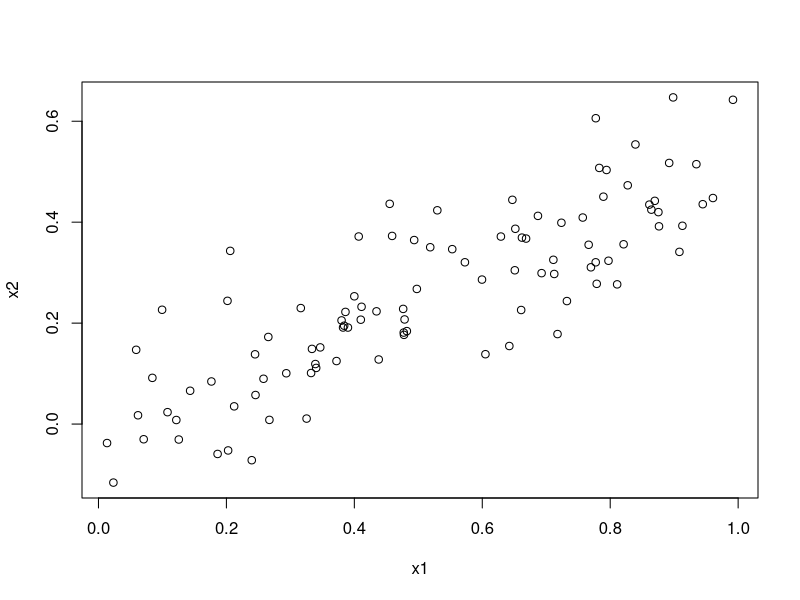

This chart was generated by the following R code:
## ---- chunk 1
set.seed(1)
x1 = runif(100)
x2 = (0.5 * x1) + rnorm(100)/10

# Create a linear model in which y is a function of x1 and x2.
y = 2 + (2 * x1) + (0.3 * x2) + rnorm(100)
## ---- chunk 2
cor(x1, x2)
plot(x1, x2)
## ---- chunk 3
fit <- lm(y ~ x1 + x2)
summary(fit)
## ---- chunk 4
fit <- lm(y ~ x1)
summary(fit)
## ---- chunk 5
fit <- lm(y ~ x2)
summary(fit)
## ---- chunk 6
x1 = c(x1, 0.1)
x2 = c(x2, 0.8)
y  = c(y,  6)
## ---- chunk 7
fit <- lm(y ~ x1 + x2)
summary(fit)
## ---- chunk 8
fit <- lm(y ~ x1)
summary(fit)
## ---- chunk 9
fit <- lm(y ~ x2)
summary(fit)
